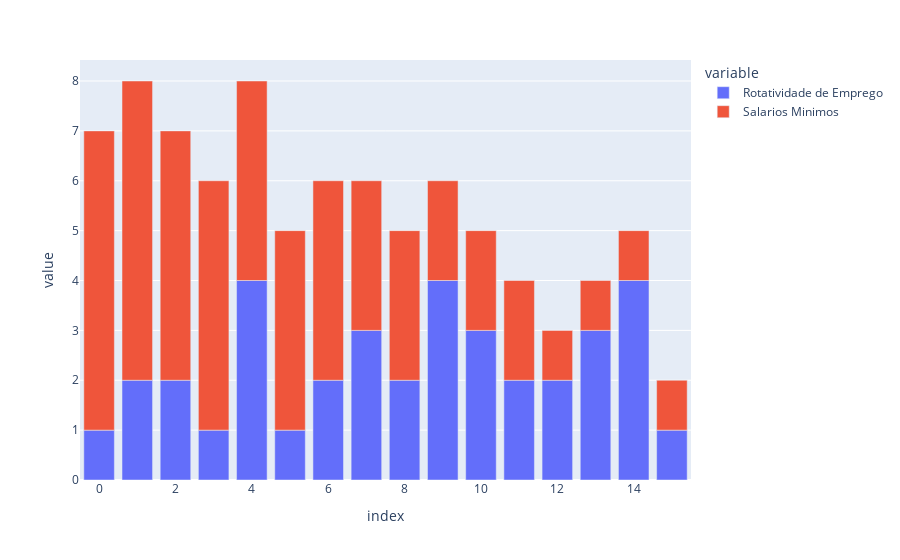

The notebook cell saved with this chart:
### Code cell
fig = px.bar(filter_duplicates)
fig.show()

### Figure 1 — Plotly figure (JSON) as saved in the notebook; plotly's stock layout.template omitted (floating-point values rounded to 4 significant figures)
{"data": [{"alignmentgroup": "True", "hovertemplate": "variable=Rotatividade de Emprego<br>index=%{x}<br>value=%{y}<extra></extra>", "legendgroup": "Rotatividade de Emprego", "marker": {"color": "#636efa", "pattern": {"shape": ""}}, "name": "Rotatividade de Emprego", "offsetgroup": "Rotatividade de Emprego", "orientation": "v", "showlegend": true, "textposition": "auto", "type": "bar", "x": [0, 1, 2, 3, 4, 5, 6, 7, 8, 9, 10, 11, 12, 13, 14, 15], "xaxis": "x", "y": [1, 2, 2, 1, 4, 1, 2, 3, 2, 4, 3, 2, 2, 3, 4, 1], "yaxis": "y"}, {"alignmentgroup": "True", "hovertemplate": "variable=Salarios Minimos<br>index=%{x}<br>value=%{y}<extra></extra>", "legendgroup": "Salarios Minimos", "marker": {"color": "#EF553B", "pattern": {"shape": ""}}, "name": "Salarios Minimos", "offsetgroup": "Salarios Minimos", "orientation": "v", "showlegend": true, "textposition": "auto", "type": "bar", "x": [0, 1, 2, 3, 4, 5, 6, 7, 8, 9, 10, 11, 12, 13, 14, 15], "xaxis": "x", "y": [6, 6, 5, 5, 4, 4, 4, 3, 3, 2, 2, 2, 1, 1, 1, 1], "yaxis": "y"}], "layout": {"barmode": "relative", "legend": {"title": {"text": "variable"}, "tracegroupgap": 0}, "margin": {"t": 60}, "xaxis": {"anchor": "y", "domain": [0, 1], "title": {"text": "index"}}, "yaxis": {"anchor": "x", "domain": [0, 1], "title": {"text": "value"}}}}
